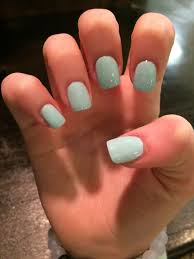
#> input picture img/zj2.jpg, 194 x 259 px
$ python test.py
#> lines starting #> are read from the running program, lines starting #| are printed output that depends on the picture; after the words box and inside, x2 and y2 are one past the last pixel; in counts of white or black regions, pixels touching at a corner belong together
# import cv2
# import numpy as np
#
#
# def segment_finger_nails(image_path):
#     # 读取图像
#     image = cv2.imread(image_path)
#     # 转换为灰度图
#     gray = cv2.cvtColor(image, cv2.COLOR_BGR2GRAY)
#     # 使用阈值分割出指甲
#     _, thresh = cv2.threshold(gray, 0, 255, cv2.THRESH_BINARY_INV + cv2.THRESH_OTSU)
#     # 形态学操作 - 先膨胀后腐蚀
#     kernel = np.ones((3, 3), np.uint8)
#     mask = cv2.dilate(thresh, kernel, iterations=1)
#     mask = cv2.erode(mask, kernel, iterations=1)
#     # 将掩码应用到原图
#     result = cv2.bitwise_and(image, image, mask=mask)
#     return result
#
#
# # 使用函数分割图像中的指甲
# image_path = 'C:/Users/lby/Desktop/dcsql/zj1.jpg'  # 替换为你的图片路径
# segmented_image = segment_finger_nails(image_path)
#
# # 显示结果
# cv2.imshow('Segmented Finger Nails', segmented_image)
# cv2.waitKey(0)
# cv2.destroyAllWindows()


# import cv2
# import numpy as np
#
#
# def segment_nails(image_path):
#     # 读取图像
#     img = cv2.imread(image_path)
#     # 转换为灰度图
#     gray = cv2.cvtColor(img, cv2.COLOR_BGR2GRAY)
#     # 使用高斯滤波去除噪声
#     blurred = cv2.GaussianBlur(gray, (5, 5), 0)
#     # 应用阈值操作进行分割
#     _, thresh = cv2.threshold(blurred, 50, 255, cv2.THRESH_BINARY_INV)
#     # 形态学操作 - 开运算以去除小噪声
#     kernel = np.ones((5, 5), np.uint8)
#     opening = cv2.morphologyEx(thresh, cv2.MORPH_OPEN, kernel, iterations=2)
#     # 寻找轮廓
#     contours, _ = cv2.findContours(opening, cv2.RETR_EXTERNAL, cv2.CHAIN_APPROX_SIMPLE)
#     # 为每个轮廓创建一个掩膜并进行绘制
#     for contour in contours:
#         # 计算轮廓的边界框
#         x, y, w, h = cv2.boundingRect(contour)
#         # 根据边界框绘制矩形轮廓
#         cv2.rectangle(img, (x, y), (x + w, y + h), (0, 255, 0), 2)
#     # 展示图像
#     cv2.imshow('Segmented Nails', img)
#     cv2.waitKey(0)
#     cv2.destroyAllWindows()
#
#
# # 使用函数分割指甲
# segment_nails('C:/Users/lby/Desktop/dcsql/zj2.jpg')

import cv2
import numpy as np


def split_nail_area(image_path):
    # 读取图片
#> called with image_path = 'img/zj2.jpg'
    image = cv2.imread(image_path)
#> image is the input picture: shape (259, 194, 3); mean B, G, R 69.3, 88.3, 134.8
    # 转换为灰度图
    gray = cv2.cvtColor(image, cv2.COLOR_BGR2GRAY)
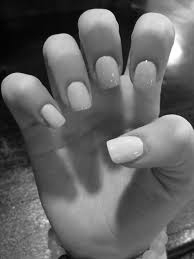
#> gray: shape (259, 194); min 1, max 255, mean 100.1
    # 使用阈值分割出指甲区域
    _, thresh = cv2.threshold(gray, 150, 255, cv2.THRESH_BINARY)
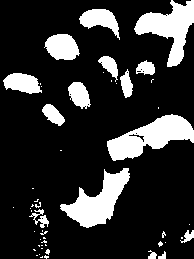
#> thresh: shape (259, 194); 18.8% white; 51 white regions (36 under 20 px), largest, box (x1, y1, x2, y2) and area: (107, 114, 194, 161) 2052, (60, 168, 130, 228) 1839, (134, 0, 194, 67) 1794
    # 形态学操作 - 先膨胀后腐蚀
    kernel = np.ones((3, 3), np.uint8)
    dilation = cv2.dilate(thresh, kernel, iterations=2)
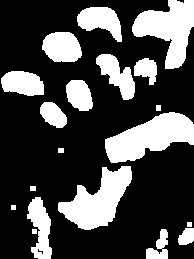
#> dilation: shape (259, 194); 28.5% white; 19 white regions, largest, box (x1, y1, x2, y2) and area: (105, 112, 194, 163) 2633, (58, 166, 132, 230) 2447, (132, 0, 194, 69) 2338
    erosion = cv2.erode(dilation, kernel, iterations=2)
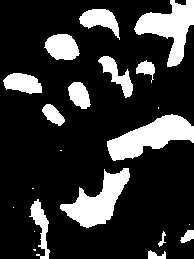
#> erosion: shape (259, 194); 19.8% white; 21 white regions (7 under 20 px)
    # 找到轮廓
    contours, _ = cv2.findContours(erosion, cv2.RETR_EXTERNAL, cv2.CHAIN_APPROX_SIMPLE)
#> contours = 21 contours, 7 with area under 20; largest, box (x1, y1, x2, y2) and area: (107, 114, 194, 161) 1988, (60, 168, 130, 228) 1742, (134, 0, 194, 67) 1712, (44, 34, 80, 60) 652, (79, 9, 120, 40) 574
    # 遍历轮廓并绘制最大的轮廓
    max_contour_idx = 0
    max_area = 0
    for idx, contour in enumerate(contours):
        area = cv2.contourArea(contour)
        if area > max_area:
            max_area = area
            max_contour_idx = idx
#> this loop made 21 passes
#> (area, max_area) on passes 1, 5, 8, 10, 12: (78.5, 78.5), (95, 95), (420, 420), (1741.5, 1741.5), (1988.5, 1988.5)
#> area on passes 3, 14, 15, 16, 17, 18: 30, 258.5, 390.5, 542.5, 177.5, 481
#> after the loop, max_area = 1988.5; max_contour_idx = 11
    # 绘制轮廓
    cv2.drawContours(image, contours, max_contour_idx, (0, 255, 0), 3)
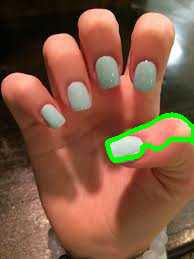
#> image: shape (259, 194, 3); 1.99% of pixels changed, all inside (x1, y1, x2, y2) = (105, 112, 194, 163)
    # 显示图片
    cv2.imshow('Nail Area', image)
    cv2.waitKey(0)
    cv2.destroyAllWindows()


# 使用函数分割指甲区域
# split_nail_area('img/zj1.jpg')
split_nail_area('img/zj2.jpg')

$ run again, with img/zj1.jpg copied over img/zj2.jpg
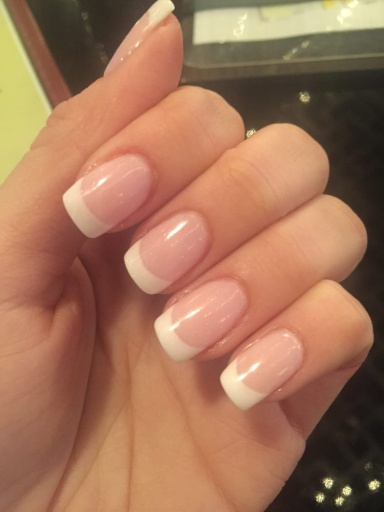
#> input picture img/zj1.jpg, 384 x 512 px
#> in split_nail_area, image is the input picture: shape (512, 384, 3); mean B, G, R 88.5, 115.7, 162.9
#> in split_nail_area, `_, thresh = cv2.threshold(gray, 150, 255, cv2.THRESH_BINARY)`:
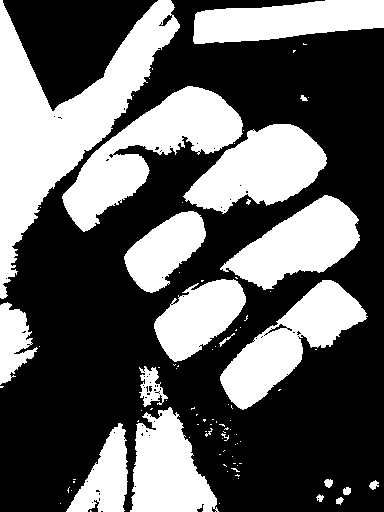
#> thresh: shape (512, 384); 38.4% white; 92 white regions (71 under 20 px), largest, box (x1, y1, x2, y2) and area: (0, 0, 180, 299) 17418, (62, 86, 243, 232) 9813, (183, 124, 327, 214) 7540
#> dilation: shape (512, 384); 45.5% white; 23 white regions, largest, box (x1, y1, x2, y2) and area: (0, 0, 329, 390) 46501, (152, 193, 362, 371) 13286, (64, 364, 222, 512) 11715
#> erosion: shape (512, 384); 39.3% white; 44 white regions (28 under 20 px)
#> contours = 44 contours, 28 with area under 20; largest, box (x1, y1, x2, y2) and area: (0, 0, 327, 388) 36756, (154, 195, 360, 369) 11278, (220, 280, 368, 410) 7410, (130, 366, 220, 512) 6716, (193, 0, 384, 44) 5854
#> the loop in split_nail_area, `for idx, contour in enumerate(contours):` made 44 passes
#> (area, max_area) on passes 2, 3, 20, 28, 35, 39, 44: (30.5, 30.5), (75.5, 75.5), (2854, 2854), (6716, 6716), (7410, 7410), (11277.5, 11277.5), (36756.5, 36756.5)
#> after the loop in split_nail_area, `for idx, contour in enumerate(contours):`: max_area = 36756.5; max_contour_idx = 43
#> in split_nail_area, `cv2.drawContours(image, contours, max_contour_idx, (0, 255, 0), 3)`:
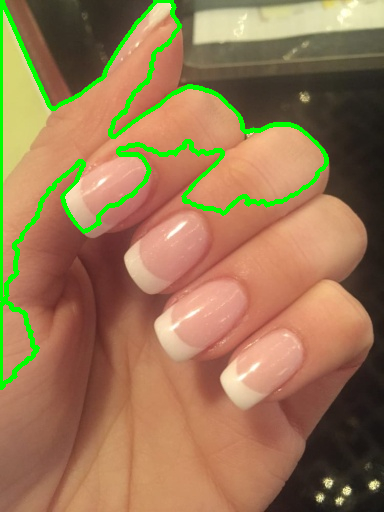
#> image: shape (512, 384, 3); 4.29% of pixels changed, all inside (x1, y1, x2, y2) = (0, 0, 329, 390)
